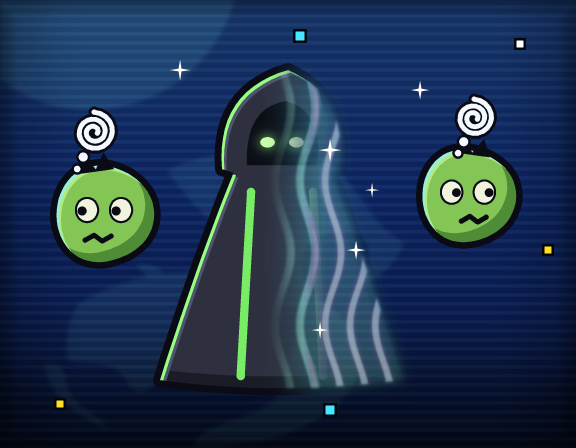
#> input picture source_data/tod_ui_images/_images/i_tod_card2_art_cloak.png, 576 x 448 px
$ python -i make_spin_art.py   (imports and definitions only)
#> lines starting #> are read from the running program, lines starting #| are printed output that depends on the picture
"""THE CURSED ROLL's reel art (docs/207), GENERATED from the shipped Black Market spin art - never paint these by hand.

  python -B tools/dealer_house/make_spin_art.py           write the three PNGs into source_data/tod_ui_images/_images/
  python -B tools/dealer_house/make_spin_art.py --check   FAIL (exit 1) on any byte of difference, or if a GDT block,
                                                          a zone image line or TodSpinReel.lua's registration is missing
  python -B tools/dealer_house/make_spin_art.py --review  also write art/dealer_house/review/spin_cursed.png (the three side by side)
  python -B tools/dealer_house/make_spin_art.py --out DIR write the three PNGs under DIR/source_data/tod_ui_images/_images/
                                                          instead (staging; nothing in the repo is touched)

THE THREE IMAGES (TodSpinReel.lua ART.cursed, LOCKSTEP):
  i_tod_spin_tile_cursed    560 x 416  the LEGENDARY tile's frame turned blood red, its rarity band REBUILT: the whole
                                       label band between the two corner scrolls is cleared row by row (each row back to
                                       its own field colour, read beside the scrolls) BEFORE anything is drawn, so no
                                       stroke of LEGENDARY survives; then CURSED is set there in the map's typeface
                                       (the glyph-sheet cells TodGlyphRow draws), tracked wide like the word it replaces,
                                       filled with a hot-red neon gradient, with a red glow behind it
  i_tod_spin_banner_cursed  1600 x 208 the LEGENDARY stamp's frame, scrolls of light and sparks turned blood red; its
                                       INTERIOR rebuilt: every column between the two side diamonds is cleared to the
                                       field (colour AND alpha - the shipped plate is alpha 243 and its letters 255, so
                                       copying the old alpha carried a ghost LEGENDARY), then CURSED in the map typeface
                                       with the stamp's neon treatment: dark outline, hot gradient fill, a wide red glow
  i_tod_spin_ico_cursed     208 x 208  the Dealer's own face as the spin portraits draw it (i_tod_spin_dealer_*): the
                                       rounded black hood with its red rim light, the dark opening, the shield-shaped
                                       charcoal mask with its pale centre ridge, two red neon X eyes and the wide uneven
                                       stitched grin, glowing (docs/dealer_identity.md); vector, drawn 4x, downsampled

Every output is RGBA 8-bit, the sizes the reel's slot maps expect (tools/partner_shop/gen_spin_art_refs.py). The
GDT blocks are compressed high color, sRGB3chAlpha, noMipMaps + noPicMip like every spin image; all three sizes are
multiples of 4 (the BC7 rule). Deterministic: no randomness, no clock.

Rebuilt 2026-10-04 (tmp/asset_prod/packs/PK15-house-cursed-reel.json; tmp/redesign/R2-card-subjects/LAND.md): the first
cut pasted a dark box over the tile's LEGENDARY (its L and Y showed at both ends), kept the legendary banner's alpha
(its letters stayed as darker ghosts round CURSED) and drew a placeholder mask.
"""
import io, os, re, sys

import numpy as np
from PIL import Image, ImageDraw, ImageFilter


def _root():
    """the repo root: two levels up, or (a staged copy) the nearest parent that holds the glyph metrics + spin art"""
    r = os.path.abspath(os.path.join(os.path.dirname(__file__), '..', '..'))
    p = r
    while not (os.path.isfile(os.path.join(p, 'ui', 'uieditor', 'widgets', 'HUD', 'AetheriumWidgets', 'TodGlyphMetrics.lua'))
               and os.path.isfile(os.path.join(p, 'source_data', 'tod_ui_images', '_images', 'i_tod_spin_tile_legendary.png'))):
        up = os.path.dirname(p)
        if up == p:
            return r
        p = up
#> further down, picture is the input picture: PIL image 576x448 RGBA; mean R, G, B, A 31.9, 54.6, 81.8, 255
    return p


ROOT = _root()
IMG = os.path.join(ROOT, 'source_data', 'tod_ui_images', '_images')
METRICS = os.path.join(ROOT, 'ui', 'uieditor', 'widgets', 'HUD', 'AetheriumWidgets', 'TodGlyphMetrics.lua')
REVIEW = os.path.join(ROOT, 'art', 'dealer_house', 'review', 'spin_cursed.png')
SS = 4
TOD_SPACE_ADV, TOD_TRACK = 0.30, 0.055   # TodGlyphRow.set's space advance and tracking (fractions of the cell / cap)

OUTPUTS = {
    'i_tod_spin_tile_cursed': (560, 416),
    'i_tod_spin_banner_cursed': (1600, 208),
    'i_tod_spin_ico_cursed': (208, 208),
}
RED = (205, 22, 34)          # the curse's red (the Dealer's grin)
RED_HOT = (255, 72, 70)
BONE = (226, 214, 200)
NEON_TOP, NEON_MID, NEON_BOT = (255, 196, 186), (255, 74, 74), (196, 16, 30)   # the letters' fill, top to bottom
GLOW = (255, 34, 44)

# the tile's rarity band (560 x 416): rows 323..393, from under the name band down THROUGH the frame's inner line
# (the old letters' outline and extrusion sit on that line at rows 389..393); the corner scrolls stand at x 28..66 and
# 490..528, so the band is cleared on x 68..490 and each row's field is read on 68..76 and 482..490 (the band field,
# and the line, are flat across a row - the field only gets lighter downward)
TILE_BAND = (68, 323, 491, 394)
TILE_FIELD_L, TILE_FIELD_R = (68, 77), (482, 491)
# the banner's interior (1600 x 208): rows 29..179 inside the inner border, cleared on x 182..1417 - the old word AND
# the two side diamonds (redrawn after); the field is rebuilt from the stamp's own numbers (FIELD_* below), carrying
# the edge flares' glow in from the columns just outside the box so there is no seam
BAN_CLEAR = (182, 29, 1418, 180)
BAN_FIELD = (71, 55, 23)       # the legendary field between its letters (x 700, rows 78..134): flat dark gold
BAN_FIELD_A = 244              # its alpha (the shipped plate is 243..246; its letters were 255 - the ghost)
BAN_DIAMONDS = ((199, 104), (1401, 104))


# ---------------------------------------------------------------------------- the glyph sheets (make_badge.py's reader)
# [12 lines left out: function metrics, not called in this run]


def cell(c):
    return Image.open(os.path.join(IMG, 'i_tod_hud_l%s.png' % c.lower())).convert('RGBA')


# [117 lines left out: functions typeset, neon_word, hue_shift_to_red, clear_rows, stamp_field, not called in this run]


def diamonds(im):
    """the stamp's two side diamonds, redrawn in the curse's colours: a glow, a red rim, a hot core"""
    w, h = im.size
#> w = 576; h = 448
    lay = Image.new('RGBA', (w * SS, h * SS), (0, 0, 0, 0))
#> lay: PIL image 2304x1792 RGBA; every value is 0
    d = ImageDraw.Draw(lay)
    for cx, cy in BAN_DIAMONDS:
        for r, col in ((9.5, (226, 30, 44, 255)), (6.5, (255, 168, 156, 255))):
            d.polygon([((cx) * SS, (cy - r) * SS), ((cx + r) * SS, cy * SS), (cx * SS, (cy + r) * SS),
                       ((cx - r) * SS, cy * SS)], fill=col)
    lay = lay.resize((w, h), Image.LANCZOS)
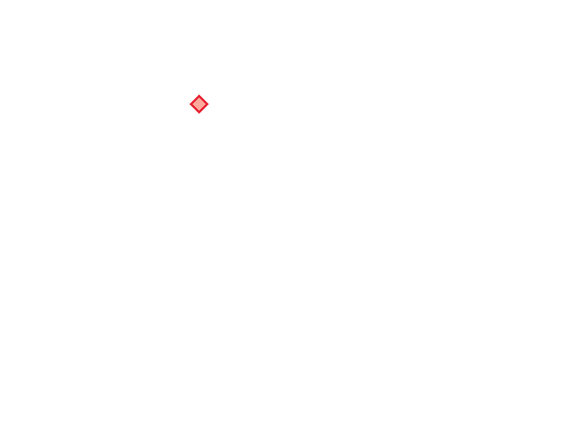
#> lay: PIL image 576x448 RGBA; mean R, G, B, A 0.3, 0.1, 0.1, 0.2; transparent parts drawn white
    glow = Image.new('RGBA', (w, h), GLOW + (0,))
    glow.putalpha(lay.split()[3].filter(ImageFilter.GaussianBlur(5)).point(lambda v: min(255, int(v * 1.2))))
    out = im.copy()
    out.alpha_composite(glow)
    out.alpha_composite(lay)
    return out


# ---------------------------------------------------------------------------- the three images
# [206 lines left out: functions make_tile, make_banner, make_icon, encode, wiring_problems, main, not called in this run]


# [2 lines not run here, left out]

>>> from PIL import Image
>>> picture = Image.open('../../source_data/tod_ui_images/_images/i_tod_card2_art_cloak.png')
>>> result = diamonds(picture)
